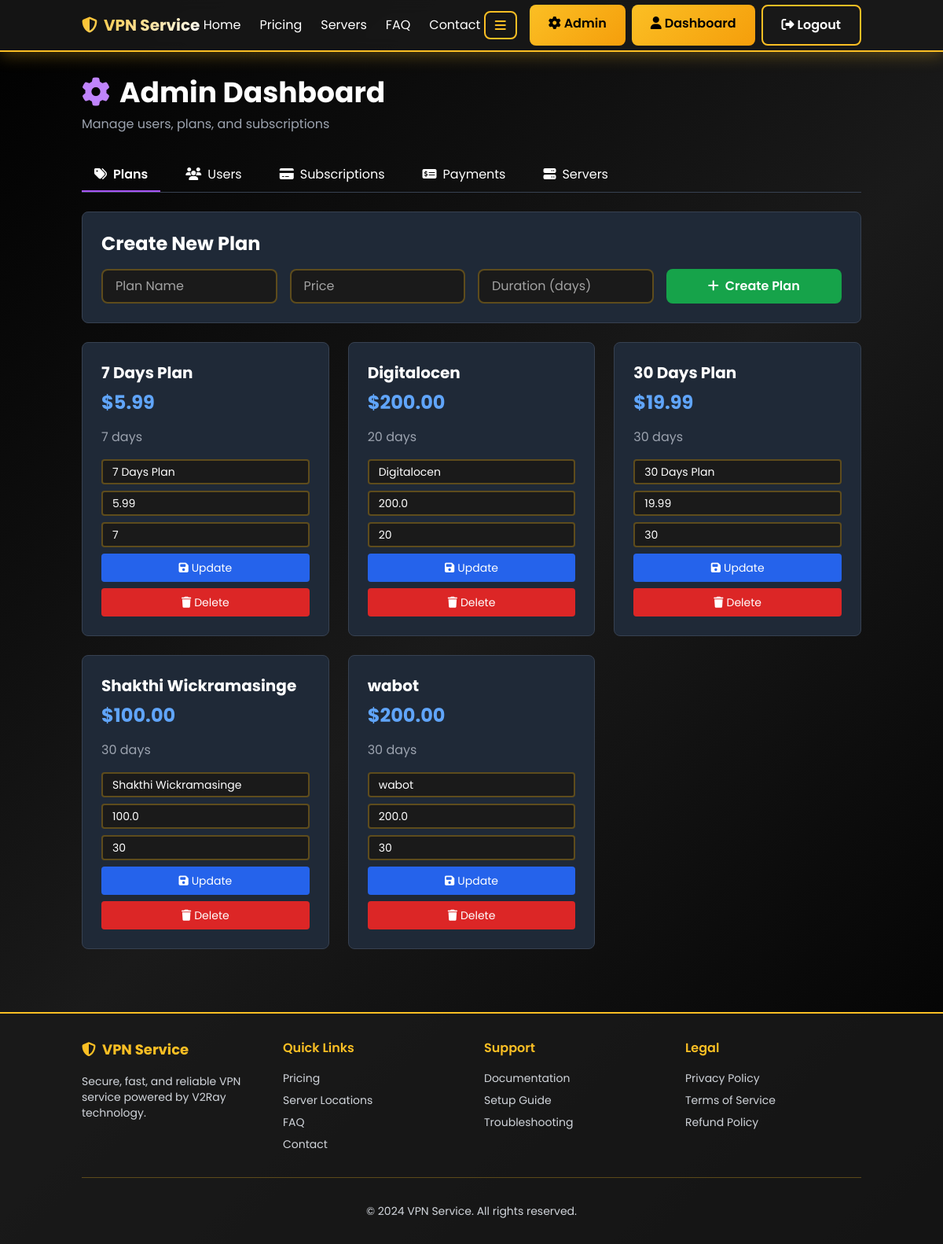
The page /admin (signed in) on the database its author committed.
### tables this page shows
CREATE TABLE plans (
                id INTEGER PRIMARY KEY AUTOINCREMENT,
                name TEXT NOT NULL,
                price REAL NOT NULL,
                duration_days INTEGER NOT NULL,
                is_active INTEGER DEFAULT 1
            );

### app.py (the view)
@app.route('/admin')
@admin_required
def admin_dashboard():
    users = get_all_users()
    plans = get_all_plans()
    subscriptions = get_all_subscriptions()
    return render_template('admin/dashboard.html',
                         users=users,
                         plans=plans,
                         subscriptions=subscriptions)

### admin.py (called while the page is built)
def get_all_plans():
    return db.execute_query('SELECT * FROM plans ORDER BY duration_days')

def get_all_users():
    query = '''
        SELECT u.id, u.email, u.is_active, u.created_at,
               s.status, s.end_date,
               p.name as plan_name
        FROM users u
        LEFT JOIN subscriptions s ON u.id = s.user_id AND s.status = 'active'
        LEFT JOIN plans p ON s.plan_id = p.id
        ORDER BY u.created_at DESC
    '''
    return db.execute_query(query)

def get_all_subscriptions():
    query = '''
        SELECT s.id, s.start_date, s.end_date, s.status,
               u.email, u.id as user_id,
               p.name as plan_name, p.price
        FROM subscriptions s
        JOIN users u ON s.user_id = u.id
        JOIN plans p ON s.plan_id = p.id
        ORDER BY s.start_date DESC
    '''
    return db.execute_query(query)

### app.py (called while the page is built)
def admin_required(f):
    @wraps(f)
    def decorated_function(*args, **kwargs):
        if 'user_id' not in session or not is_admin(session.get('email', '')):
            return redirect(url_for('login'))
        return f(*args, **kwargs)
    return decorated_function

### auth.py (called while the page is built)
def is_admin(email):
    return email == 'admin@vpnservice.com'

### models.py (called while the page is built)
    def get_connection(self):
        conn = sqlite3.connect(self.db_path)
        conn.row_factory = sqlite3.Row
        return conn

    def execute_query(self, query, params=()):
        conn = self.get_connection()
        cursor = conn.cursor()
        cursor.execute(query, params)
        result = cursor.fetchall()
        conn.commit()
        conn.close()
        return result

### templates/admin/dashboard.html (shortened to what this page needs)
{% extends "base.html" %}
{% block content %}
<div class="mb-8">
    <h1 class="text-4xl font-bold mb-2">
        <i class="fas fa-cog text-purple-400 mr-3"></i>Admin Dashboard
    </h1>
    <p class="text-gray-400">Manage users, plans, and subscriptions</p>
</div>
<div class="mb-6 border-b border-gray-700">
    <div class="flex space-x-4">
        <button onclick="showTab('plans')" class="tab-button px-4 py-2 border-b-2 border-purple-500 font-semibold">
            <i class="fas fa-tags mr-2"></i>Plans
        </button>
        <button onclick="showTab('users')" class="tab-button px-4 py-2 border-b-2 border-transparent hover:border-gray-600">
            <i class="fas fa-users mr-2"></i>Users
        </button>
        <button onclick="showTab('subscriptions')" class="tab-button px-4 py-2 border-b-2 border-transparent hover:border-gray-600">
            <i class="fas fa-credit-card mr-2"></i>Subscriptions
        </button>
        <a href="{{ url_for('admin_payments') }}" class="px-4 py-2 border-b-2 border-transparent hover:border-gray-600">
            <i class="fas fa-money-check-alt mr-2"></i>Payments
        </a>
        <a href="{{ url_for('admin_servers') }}" class="px-4 py-2 border-b-2 border-transparent hover:border-gray-600">
            <i class="fas fa-server mr-2"></i>Servers
        </a>
    </div>
</div>
<div id="plans-tab" class="tab-content">
    <div class="bg-gray-800 rounded-lg p-6 border border-gray-700 mb-6">
        <h2 class="text-2xl font-bold mb-4">Create New Plan</h2>
        <form method="POST" action="{{ url_for('admin_create_plan') }}" class="grid grid-cols-1 md:grid-cols-4 gap-4">
            <input type="text" name="name" placeholder="Plan Name" required
                   class="px-4 py-2 bg-gray-700 border border-gray-600 rounded-lg focus:outline-none focus:border-blue-500">
            <input type="number" name="price" step="0.01" placeholder="Price" required
                   class="px-4 py-2 bg-gray-700 border border-gray-600 rounded-lg focus:outline-none focus:border-blue-500">
            <input type="number" name="duration_days" placeholder="Duration (days)" required
                   class="px-4 py-2 bg-gray-700 border border-gray-600 rounded-lg focus:outline-none focus:border-blue-500">
            <button type="submit" class="px-6 py-2 bg-green-600 hover:bg-green-700 rounded-lg font-semibold transition">
                <i class="fas fa-plus mr-2"></i>Create Plan
            </button>
        </form>
    </div>
    <div class="grid grid-cols-1 md:grid-cols-3 gap-6">
        {% for plan in plans %}
        <div class="bg-gray-800 rounded-lg p-6 border border-gray-700">
            <h3 class="text-xl font-bold mb-2">{{ plan['name'] }}</h3>
            <p class="text-2xl font-bold text-blue-400 mb-4">${{ "%.2f"|format(plan['price']) }}</p>
            <p class="text-gray-400 mb-4">{{ plan['duration_days'] }} days</p>
            <form method="POST" action="{{ url_for('admin_update_plan', plan_id=plan['id']) }}" class="space-y-2 mb-2">
                <input type="text" name="name" value="{{ plan['name'] }}" required
                       class="w-full px-3 py-1 bg-gray-700 border border-gray-600 rounded text-sm">
                <input type="number" name="price" value="{{ plan['price'] }}" step="0.01" required
                       class="w-full px-3 py-1 bg-gray-700 border border-gray-600 rounded text-sm">
                <input type="number" name="duration_days" value="{{ plan['duration_days'] }}" required
                       class="w-full px-3 py-1 bg-gray-700 border border-gray-600 rounded text-sm">
                <button type="submit" class="w-full px-4 py-2 bg-blue-600 hover:bg-blue-700 rounded text-sm transition">
                    <i class="fas fa-save mr-1"></i>Update
                </button>
            </form>
            <a href="{{ url_for('admin_delete_plan', plan_id=plan['id']) }}"
               onclick="return confirm('Are you sure?')"
               class="block w-full px-4 py-2 bg-red-600 hover:bg-red-700 rounded text-sm text-center transition">
                <i class="fas fa-trash mr-1"></i>Delete
            </a>
        </div>
        {% endfor %}
    </div>
</div>
{% endblock %}

### templates/base.html (shortened to what this page needs)
<!DOCTYPE html>
<html lang="en">
<head>
    <script src="https://cdn.tailwindcss.com"></script>
    <link rel="stylesheet" href="https://cdnjs.cloudflare.com/ajax/libs/font-awesome/6.4.0/css/all.min.css">
    <link rel="stylesheet" href="{{ url_for('static', filename='css/style.css') }}">
</head>
<body class="text-white">
    <nav class="sticky top-0 z-50">
        <div class="container mx-auto px-4">
            <div class="flex items-center justify-between h-16">
                <a href="{{ url_for('index') }}" class="text-xl font-bold gradient-text float-animation">
                    <i class="fas fa-shield-alt mr-2"></i>VPN Service
                </a>
                <div class="hidden md:flex space-x-6">
                    <a href="{{ url_for('index') }}" class="text-white hover:text-yellow-400 transition-all duration-300">Home</a>
                    <a href="{{ url_for('pricing') }}" class="text-white hover:text-yellow-400 transition-all duration-300">Pricing</a>
                    <a href="{{ url_for('servers') }}" class="text-white hover:text-yellow-400 transition-all duration-300">Servers</a>
                    <a href="{{ url_for('faq') }}" class="text-white hover:text-yellow-400 transition-all duration-300">FAQ</a>
                    <a href="{{ url_for('contact') }}" class="text-white hover:text-yellow-400 transition-all duration-300">Contact</a>
                </div>
                <div class="flex items-center space-x-2 md:space-x-4">
                    <button onclick="toggleMobileMenu()" class="md:hidden px-3 py-2 border-2 border-yellow-400 rounded-lg text-yellow-400 hover:bg-yellow-400 hover:text-black transition-all" id="mobile-menu-btn" title="Toggle Menu">
                        <i class="fas fa-bars"></i>
                    </button>
                    <div class="hidden md:flex space-x-2">
                        {% if session.user_id %}
                            {% if session.is_admin %}
                                <a href="{{ url_for('admin_dashboard') }}" class="btn-primary">
                                    <i class="fas fa-cog mr-1"></i>Admin
                                </a>
                            {% endif %}
                            <a href="{{ url_for('dashboard') }}" class="btn-primary">
                                <i class="fas fa-user mr-1"></i>Dashboard
                            </a>
                            <a href="{{ url_for('logout') }}" class="btn-secondary">
                                <i class="fas fa-sign-out-alt mr-1"></i>Logout
                            </a>
                        {% else %}
                            <a href="{{ url_for('auth_page') }}" class="btn-primary">
                                <i class="fas fa-sign-in-alt mr-1"></i>Login / Sign Up
                            </a>
                        {% endif %}
                    </div>
                </div>
            </div>
        </div>
    </nav>
    <main class="container mx-auto px-4 py-8">
        {% block content %}{% endblock %}
    </main>
    <footer class="mt-12">
        <div class="container mx-auto px-4 py-8">
            <div class="grid grid-cols-1 md:grid-cols-4 gap-8">
                <div>
                    <h3 class="text-lg font-bold text-yellow-400 mb-4 float-animation">
                        <i class="fas fa-shield-alt mr-2"></i>VPN Service
                    </h3>
                    <p class="text-gray-300 text-sm">Secure, fast, and reliable VPN service powered by V2Ray technology.</p>
                </div>
                <div>
                    <h4 class="font-semibold mb-4 text-yellow-400">Quick Links</h4>
                    <ul class="space-y-2 text-sm text-gray-300">
                        <li><a href="{{ url_for('pricing') }}" class="hover:text-yellow-400 transition">Pricing</a></li>
                        <li><a href="{{ url_for('servers') }}" class="hover:text-yellow-400 transition">Server Locations</a></li>
                        <li><a href="{{ url_for('faq') }}" class="hover:text-yellow-400 transition">FAQ</a></li>
                        <li><a href="{{ url_for('contact') }}" class="hover:text-yellow-400 transition">Contact</a></li>
                    </ul>
                </div>
                <div>
                    <h4 class="font-semibold mb-4 text-yellow-400">Support</h4>
                    <ul class="space-y-2 text-sm text-gray-300">
                        <li><a href="#" class="hover:text-yellow-400 transition">Documentation</a></li>
                        <li><a href="#" class="hover:text-yellow-400 transition">Setup Guide</a></li>
                        <li><a href="#" class="hover:text-yellow-400 transition">Troubleshooting</a></li>
                    </ul>
                </div>
                <div>
                    <h4 class="font-semibold mb-4 text-yellow-400">Legal</h4>
                    <ul class="space-y-2 text-sm text-gray-300">
                        <li><a href="#" class="hover:text-yellow-400 transition">Privacy Policy</a></li>
                        <li><a href="#" class="hover:text-yellow-400 transition">Terms of Service</a></li>
                        <li><a href="#" class="hover:text-yellow-400 transition">Refund Policy</a></li>
                    </ul>
                </div>
            </div>
            <div class="border-t border-yellow-400 border-opacity-30 mt-8 pt-8 text-center text-sm text-gray-300">
                <p>&copy; 2024 VPN Service. All rights reserved.</p>
            </div>
        </div>
    </footer>
</body>
</html>

### static/css/style.css (style rules this page uses)
* { font-family: 'Poppins', sans-serif; }
:root { --bg-primary: #000000; --bg-secondary: #1a1a1a; --bg-card: rgba(26, 26, 26, 0.8); --text-primary: #ffffff; --text-secondary: #e5e5e5; --text-muted: #a3a3a3; --accent-color: #fbbf24; --accent-hover: #f59e0b; --border-color: rgba(251, 191, 36, 0.3); --shadow-color: rgba(251, 191, 36, 0.3); }
body { background: linear-gradient(135deg, var(--bg-primary) 0%, var(--bg-secondary) 50%, var(--bg-primary) 100%); min-height: 100vh; animation: fadeIn 0.6s ease-out; color: var(--text-primary); transition: background 0.3s ease, color 0.3s ease; }
nav { background: var(--bg-card) !important; backdrop-filter: blur(10px); border-bottom: 2px solid var(--accent-color); box-shadow: 0 4px 20px var(--shadow-color); animation: slideIn 0.5s ease-out; transition: background 0.3s ease, border-color 0.3s ease; }
nav a { transition: all 0.3s ease; position: relative; }
nav a::after { content: ''; position: absolute; width: 0; height: 2px; bottom: -5px; left: 50%; background-color: var(--accent-color); transition: all 0.3s ease; transform: translateX(-50%); }
#mobile-menu-btn { display: flex; align-items: center; justify-content: center; transition: all 0.3s ease; }
.btn-primary { background: linear-gradient(135deg, var(--accent-color) 0%, var(--accent-hover) 100%); color: var(--bg-primary); border: none; padding: 12px 24px; border-radius: 8px; font-weight: 600; transition: all 0.3s ease; position: relative; overflow: hidden; }
.btn-primary::before { content: ''; position: absolute; top: 50%; left: 50%; width: 0; height: 0; border-radius: 50%; background: rgba(255, 255, 255, 0.3); transform: translate(-50%, -50%); transition: width 0.6s, height 0.6s; }
.btn-secondary { background: var(--bg-card); color: var(--text-primary); border: 2px solid var(--accent-color); padding: 12px 24px; border-radius: 8px; font-weight: 600; transition: all 0.3s ease; }
input, textarea, select { background: var(--bg-secondary) !important; border: 2px solid var(--border-color) !important; color: var(--text-primary) !important; transition: all 0.3s ease; }
input::placeholder, textarea::placeholder { color: var(--text-muted) !important; }
i.fas, i.far { transition: all 0.3s ease; }
footer { background: var(--bg-card) !important; border-top: 2px solid var(--accent-color); margin-top: 60px; color: var(--text-primary); transition: background 0.3s ease, border-color 0.3s ease; }
.gradient-text { background: linear-gradient(135deg, #fbbf24 0%, #ffffff 100%); -webkit-background-clip: text; -webkit-text-fill-color: transparent; background-clip: text; }
.float-animation { animation: float 3s ease-in-out infinite; }
.container, main, [class*="container"] { padding-left: 8px !important; padding-right: 8px !important; }
@media (min-width: 481px) { .container, main, [class*="container"] { padding-left: 12px !important; padding-right: 12px !important; } }
@media (min-width: 769px) { .container, main, [class*="container"] { padding-left: 16px !important; padding-right: 16px !important; } }

### rows shown on the page
plans: name "7 Days Plan", price "5.99", duration_days "7"
plans: name "Digitalocen", price "200.00", duration_days "20", price "200.0"
plans: name "30 Days Plan", price "19.99", duration_days "30"
plans: name "Shakthi Wickramasinge", price "100.00", duration_days "30", price "100.0"
plans: name "wabot", price "200.00", duration_days "30", price "200.0"
